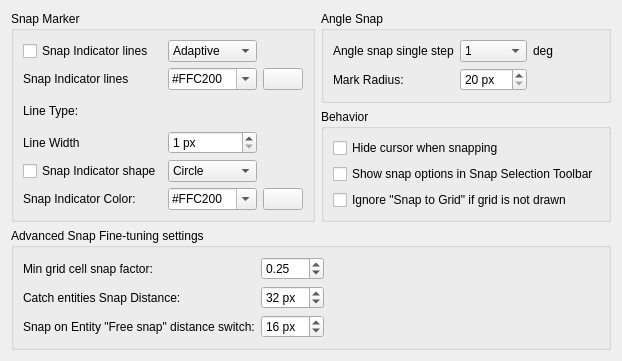
     <widget class="QWidget" name="tabSnap">
      <attribute name="title">
       <string>Snap</string>
      </attribute>
      <layout class="QGridLayout" name="gridLayout_38">
       <item row="0" column="1">
        <widget class="QGroupBox" name="groupBox_21">
         <property name="title">
          <string>Angle Snap</string>
         </property>
         <layout class="QGridLayout" name="gridLayout_26">
          <item row="0" column="2">
           <widget class="QLabel" name="lblAngleSnapUnits">
            <property name="text">
             <string>deg</string>
            </property>
           </widget>
          </item>
          <item row="0" column="1">
           <widget class="QComboBox" name="cbAngleSnapStep">
            <property name="toolTip">
             <string>Angle between steps for Angle Snap (which is usually by corresponding actions if SHIFT is pressed)</string>
            </property>
            <item>
             <property name="text">
              <string>1</string>
             </property>
            </item>
            <item>
             <property name="text">
              <string>3</string>
             </property>
            </item>
            <item>
             <property name="text">
              <string>5</string>
             </property>
            </item>
            <item>
             <property name="text">
              <string>10</string>
             </property>
            </item>
            <item>
             <property name="text">
              <string>15</string>
             </property>
            </item>
            <item>
             <property name="text">
              <string>18</string>
             </property>
            </item>
            <item>
             <property name="text">
              <string>22.5</string>
             </property>
            </item>
            <item>
             <property name="text">
              <string>30</string>
             </property>
            </item>
            <item>
             <property name="text">
              <string>45</string>
             </property>
            </item>
            <item>
             <property name="text">
              <string>90</string>
             </property>
            </item>
           </widget>
          </item>
          <item row="0" column="0">
           <widget class="QLabel" name="lblAngleSnap">
            <property name="text">
             <string>Angle snap single step</string>
            </property>
           </widget>
          </item>
          <item row="1" column="0">
           <widget class="QLabel" name="label_33">
            <property name="text">
             <string>Mark Radius:</string>
            </property>
           </widget>
          </item>
          <item row="1" column="1">
           <widget class="QSpinBox" name="sbAngleSnapMarkRadius">
            <property name="toolTip">
             <string>Radius of arc within angle snap mark.</string>
            </property>
            <property name="suffix">
             <string> px</string>
            </property>
            <property name="minimum">
             <number>20</number>
            </property>
           </widget>
          </item>
         </layout>
        </widget>
       </item>
       <item row="3" column="0">
        <spacer name="verticalSpacer_14">
         <property name="orientation">
          <enum>Qt::Vertical</enum>
         </property>
         <property name="sizeHint" stdset="0">
          <size>
           <width>20</width>
           <height>0</height>
          </size>
         </property>
        </spacer>
       </item>
       <item row="1" column="1">
        <widget class="QGroupBox" name="groupBox_24">
         <property name="title">
          <string>Behavior</string>
         </property>
         <layout class="QGridLayout" name="gridLayout_46">
          <item row="0" column="0">
           <widget class="QCheckBox" name="cursor_hiding_checkbox">
            <property name="toolTip">
             <string>If checked, cursor will be hidden during snapping</string>
            </property>
            <property name="text">
             <string>Hide cursor when snapping</string>
            </property>
           </widget>
          </item>
          <item row="1" column="0">
           <widget class="QCheckBox" name="cbShowSnapOptionsInSnapBar">
            <property name="toolTip">
             <string>If checked, snap options (middle, distance) will be shown in snap toolbar instead of tool properties toolbar</string>
            </property>
            <property name="text">
             <string>Show snap options in Snap Selection Toolbar</string>
            </property>
           </widget>
          </item>
          <item row="2" column="0">
           <widget class="QCheckBox" name="cbDontSnapToInvisibleGrid">
            <property name="toolTip">
             <string>If checked, &quot;Snap To Grid&quot; is ignored if grid is not drawn.</string>
            </property>
            <property name="text">
             <string>Ignore &quot;Snap to Grid&quot; if grid is not drawn</string>
            </property>
           </widget>
          </item>
         </layout>
        </widget>
       </item>
       <item row="0" column="0" rowspan="2">
        <widget class="QGroupBox" name="gbGBSnap">
         <property name="title">
          <string>Snap Marker</string>
         </property>
         <layout class="QGridLayout" name="gridLayout_9">
          <item row="2" column="1" colspan="2">
           <widget class="QG_LineTypeBox" name="wSnapLinesLineType" native="true">
            <property name="toolTip">
             <string>Type of line to draw snap indicator</string>
            </property>
           </widget>
          </item>
          <item row="1" column="0">
           <widget class="QLabel" name="label">
            <property name="text">
             <string>Snap Indicator lines</string>
            </property>
           </widget>
          </item>
          <item row="4" column="1">
           <widget class="QComboBox" name="indicator_shape_combobox">
            <property name="toolTip">
             <string>Type of snap indicator shape</string>
            </property>
            <property name="accessibleDescription">
             <string notr="true"/>
            </property>
            <item>
             <property name="text">
              <string>Circle</string>
             </property>
            </item>
            <item>
             <property name="text">
              <string>Point</string>
             </property>
            </item>
            <item>
             <property name="text">
              <string>Square</string>
             </property>
            </item>
            <item>
             <property name="text">
              <string>Gap</string>
             </property>
            </item>
           </widget>
          </item>
          <item row="2" column="0">
           <widget class="QLabel" name="label_5">
            <property name="text">
             <string>Line Type:</string>
            </property>
           </widget>
          </item>
          <item row="0" column="0">
           <widget class="QCheckBox" name="indicator_lines_checkbox">
            <property name="toolTip">
             <string>If checked, snap indicator will be shown</string>
            </property>
            <property name="text">
             <string>Snap Indicator lines</string>
            </property>
            <property name="shortcut">
             <string>Alt+S</string>
            </property>
           </widget>
          </item>
          <item row="5" column="0">
           <widget class="QLabel" name="lSnapIndicatorColor">
            <property name="text">
             <string>Snap Indicator Color:</string>
            </property>
           </widget>
          </item>
          <item row="4" column="0">
           <widget class="QCheckBox" name="indicator_shape_checkbox">
            <property name="toolTip">
             <string>If checked, a shap for snap will be drawn</string>
            </property>
            <property name="text">
             <string>Snap Indicator shape</string>
            </property>
           </widget>
          </item>
          <item row="0" column="1">
           <widget class="QComboBox" name="indicator_lines_combobox">
            <property name="toolTip">
             <string>Type of snap lines indicator</string>
            </property>
            <property name="accessibleDescription">
             <string notr="true"/>
            </property>
            <item>
             <property name="text">
              <string>Adaptive</string>
             </property>
            </item>
            <item>
             <property name="text">
              <string>Crosshair</string>
             </property>
            </item>
            <item>
             <property name="text">
              <string>Spiderweb</string>
             </property>
            </item>
            <item>
             <property name="text">
              <string>Infinite</string>
             </property>
            </item>
           </widget>
          </item>
          <item row="5" column="1">
           <widget class="QComboBox" name="cb_snap_color">
            <property name="toolTip">
             <string>Color for snap indicator shape</string>
            </property>
            <property name="accessibleDescription">
             <string notr="true"/>
            </property>
            <property name="editable">
             <bool>true</bool>
            </property>
            <item>
             <property name="text">
              <string notr="true">#FFC200</string>
             </property>
            </item>
            <item>
             <property name="text">
              <string>#1E90FF</string>
             </property>
            </item>
           </widget>
          </item>
          <item row="1" column="1">
           <widget class="QComboBox" name="cb_snap_lines_color">
            <property name="toolTip">
             <string>Color for snap lines indicator</string>
            </property>
            <property name="accessibleDescription">
             <string notr="true"/>
            </property>
            <property name="editable">
             <bool>true</bool>
            </property>
            <item>
             <property name="text">
              <string notr="true">#FFC200</string>
             </property>
            </item>
            <item>
             <property name="text">
              <string>#1E90FF</string>
             </property>
            </item>
           </widget>
          </item>
          <item row="5" column="2">
           <widget class="QPushButton" name="pb_snap_color">
            <property name="sizePolicy">
             <sizepolicy hsizetype="Maximum" vsizetype="Fixed">
              <horstretch>0</horstretch>
              <verstretch>0</verstretch>
             </sizepolicy>
            </property>
            <property name="toolTip">
             <string>Click to select color</string>
            </property>
            <property name="text">
             <string/>
            </property>
            <property name="icon">
             <iconset resource="../../../../../res/controls/controls.qrc">
              <normaloff>:/controls/colorxx.png</normaloff>:/controls/colorxx.png</iconset>
            </property>
           </widget>
          </item>
          <item row="3" column="0">
           <widget class="QLabel" name="label_3">
            <property name="text">
             <string>Line Width</string>
            </property>
           </widget>
          </item>
          <item row="3" column="1">
           <widget class="QSpinBox" name="sbSnapLinesLineWidth">
            <property name="toolTip">
             <string>Width of line for snap indicator</string>
            </property>
            <property name="suffix">
             <string> px</string>
            </property>
            <property name="minimum">
             <number>1</number>
            </property>
            <property name="maximum">
             <number>10</number>
            </property>
           </widget>
          </item>
          <item row="1" column="2">
           <widget class="QPushButton" name="pb_snap_lines_color">
            <property name="sizePolicy">
             <sizepolicy hsizetype="Maximum" vsizetype="Fixed">
              <horstretch>0</horstretch>
              <verstretch>0</verstretch>
             </sizepolicy>
            </property>
            <property name="toolTip">
             <string>Click to select color</string>
            </property>
            <property name="text">
             <string/>
            </property>
            <property name="icon">
             <iconset resource="../../../../../res/controls/controls.qrc">
              <normaloff>:/controls/colorxx.png</normaloff>:/controls/colorxx.png</iconset>
            </property>
           </widget>
          </item>
         </layout>
        </widget>
       </item>
       <item row="3" column="1">
        <spacer name="verticalSpacer_11">
         <property name="orientation">
          <enum>Qt::Vertical</enum>
         </property>
         <property name="sizeHint" stdset="0">
          <size>
           <width>20</width>
           <height>0</height>
          </size>
         </property>
        </spacer>
       </item>
       <item row="2" column="0" colspan="2">
        <widget class="QGroupBox" name="groupBox_25">
         <property name="title">
          <string>Advanced Snap Fine-tuning settings</string>
         </property>
         <layout class="QGridLayout" name="gridLayout_48">
          <item row="2" column="0">
           <widget class="QLabel" name="label_36">
            <property name="text">
             <string>Snap on Entity &quot;Free snap&quot; distance switch:</string>
            </property>
           </widget>
          </item>
          <item row="2" column="1">
           <widget class="QSpinBox" name="sbFreeSnapSwitchDistance">
            <property name="suffix">
             <string> px</string>
            </property>
            <property name="maximum">
             <number>100</number>
            </property>
            <property name="value">
             <number>16</number>
            </property>
           </widget>
          </item>
          <item row="0" column="2">
           <spacer name="horizontalSpacer">
            <property name="orientation">
             <enum>Qt::Horizontal</enum>
            </property>
            <property name="sizeHint" stdset="0">
             <size>
              <width>0</width>
              <height>20</height>
             </size>
            </property>
           </spacer>
          </item>
          <item row="1" column="1">
           <widget class="QSpinBox" name="sbCatchEntitySnapDistance">
            <property name="toolTip">
             <string>Distance in screen coordinates that is used for catching entities </string>
            </property>
            <property name="suffix">
             <string> px</string>
            </property>
            <property name="value">
             <number>32</number>
            </property>
           </widget>
          </item>
          <item row="0" column="0">
           <widget class="QLabel" name="label_34">
            <property name="text">
             <string>Min grid cell snap factor:</string>
            </property>
           </widget>
          </item>
          <item row="1" column="0">
           <widget class="QLabel" name="label_35">
            <property name="toolTip">
             <string>Snap distance (in pixels) for catching entities.</string>
            </property>
            <property name="text">
             <string>Catch entities Snap Distance:</string>
            </property>
           </widget>
          </item>
          <item row="0" column="1">
           <widget class="QDoubleSpinBox" name="sbMinGridCellSnapFactor">
            <property name="toolTip">
             <string>Grid cell factor used for snap to grid.</string>
            </property>
            <property name="maximum">
             <double>1.000000000000000</double>
            </property>
            <property name="singleStep">
             <double>0.010000000000000</double>
            </property>
            <property name="value">
             <double>0.250000000000000</double>
            </property>
           </widget>
          </item>
         </layout>
        </widget>
       </item>
      </layout>
     </widget>
